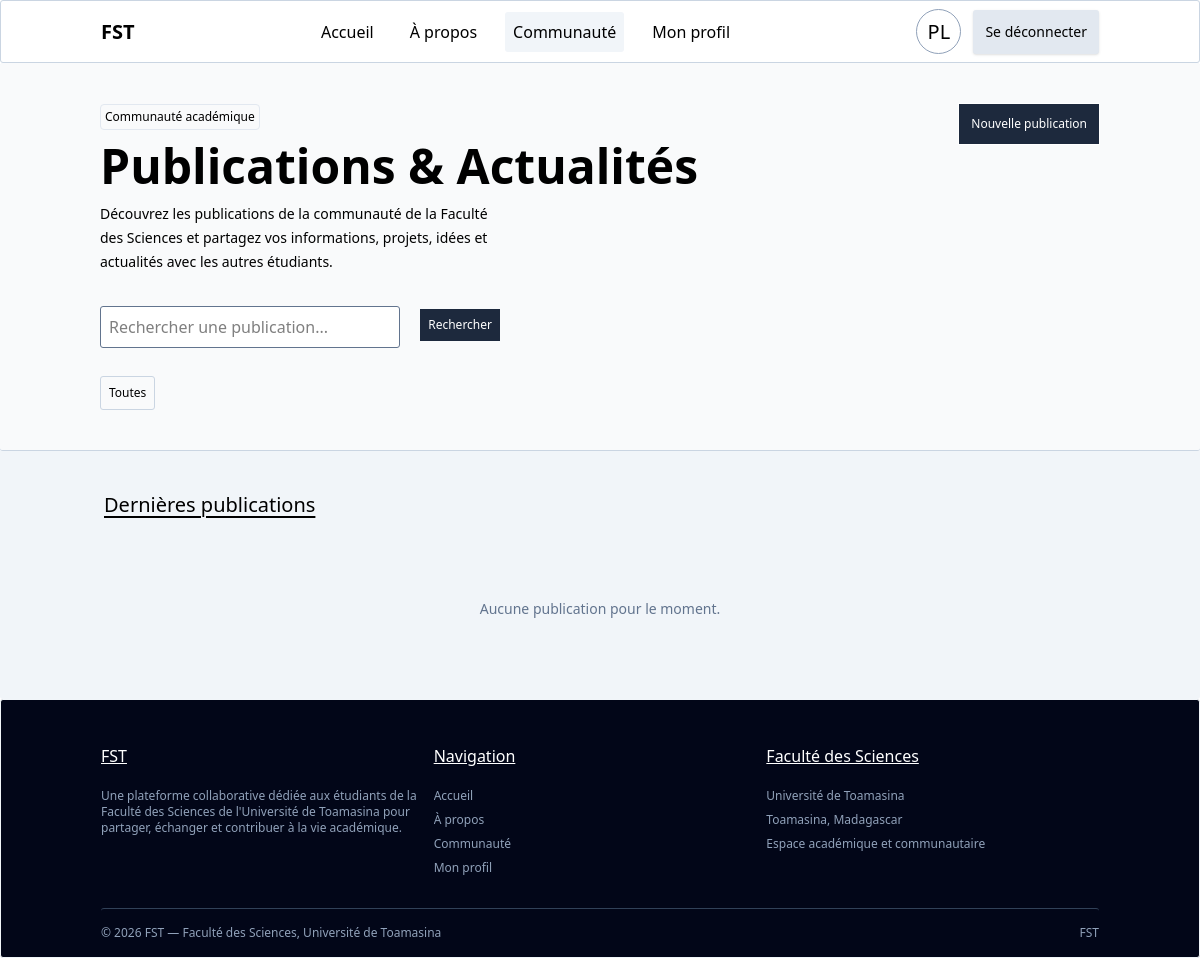
The app's page /blog/?category=1 (signed in), older data.
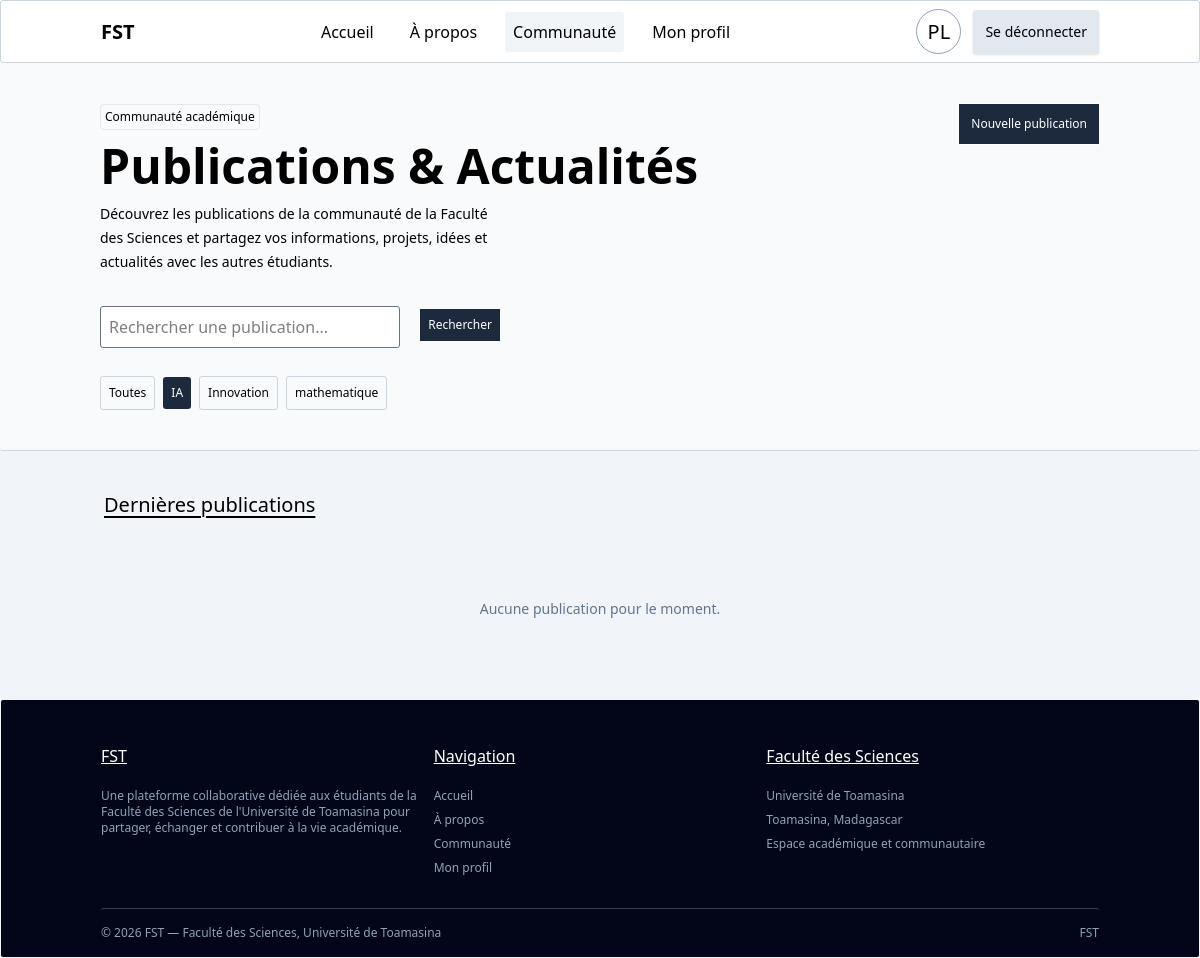
The same page, newer data.
### core/models.py (models this page shows, shortened)
class Category(models.Model):
    name = models.CharField(max_length=100,unique=True)

### core/views/blog.py (the view, shortened to what this page needs)
# urls.py: 2. Add a URL to urlpatterns:  path('blog/', include('blog.urls'))
@login_required
def blog(request):
    categories = Category.objects.all()
    category_id = request.GET.get("category")
    search = request.GET.get("search")
    posts = Post.objects.all()
    if search:
        posts = posts.filter(title__icontains=search) | posts.filter(content__icontains=search)
    if category_id:
        posts = posts.filter(category_id=category_id)
    posts = posts.order_by("-created_at")
    return render(request, 'core/blog/blog.html', {'posts': posts, 'categories': categories})

### core/templates/core/blog/blog.html (shortened to what this page needs)
{% extends 'base.html' %}
{% load static %}
{% block content %}
    <div id="blog" class="grid border-b bg-gray-50 border-slate-300 grid-cols-2">
        <div class="flex py-10 px-25 flex-col gap-3">
            <div>
                <button class="text-xs border border-slate-200 p-1 rounded">
                    Communauté académique
                </button>
            </div>
            <p class="font-extrabold text-5xl whitespace-nowrap">
                Publications & Actualités
            </p>
            <p class="text-sm leading-6">
                Découvrez les publications de la communauté de la Faculté des Sciences et partagez vos informations, projets, idées et actualités avec les autres étudiants.
            </p>
            <form action="{% url 'blog' %}" method="GET" class="flex gap-5 justify-center items-center py-4">
                <input class="mt-1 border bg-white border-slate-500 p-2 w-full" type="text" placeholder="Rechercher une publication..." name="search" value="{{ request.GET.search }}">
                <button type="submit" class="bg-slate-800 text-xs text-white p-2 cursor-pointer">
                    Rechercher
                </button>
            </form>
            <div class="flex gap-2 items-center">
                <a href="{% url 'blog' %}" class="text-xs cursor-pointer p-2 rounded {% if not request.GET.category %}bg-slate-800 text-white{% else %}border border-slate-300{% endif %}">
                    Toutes
                </a>
                {% for category in categories %}
                    <a href="?category={{ category.id }}{% if request.GET.search %}&search={{ request.GET.search }}{% endif %}" class="text-xs cursor-pointer p-2 rounded {% if request.GET.category == category.id|stringformat:'s' %}bg-slate-800 text-white{% else %}border border-slate-300{% endif %}">
                        {{ category.name }}
                    </a>
                {% endfor %}
            </div>
        </div>
        <div class="flex justify-end items-start py-10 px-25">
            <button id="openPostModal" class="border bg-slate-800 p-3 cursor-pointer text-white text-xs">
                Nouvelle publication
            </button>
        </div>
    </div>
    <div id="blog" class="py-5 px-25">
        <div class="my-4">
            <button class="text-xl underline-offset-4 underline p-1 rounded">
                Dernières publications
            </button>
        </div>
        <div class="grid grid-cols-3 gap-5">
            {% for post in posts %}
                <div class="flex flex-col h-60 overflow-hidden rounded gap-3 border shadow-sm border-slate-300 p-5 bg-white">
                    <a href="{% url 'show' post.id %}" class="flex flex-col gap-3">
                        <div class="flex justify-between items-center py-2">
                            <span class="text-xs bg-gray-300 p-1 text-gray-900">
                                {{ post.category.name }}
                            </span>
                            <span class="text-xs">
                                {{ post.created_at|date:"d M Y" }}
                            </span>
                        </div>
                        <p class="font-semibold">
                            {{ post.title|truncatechars:50 }}
                        </p>
                        <p class="text-xs leading-5">
                            {{ post.content|truncatechars:150 }}
                        </p>
                    </a>
                    <div class="flex justify-between items-center border-t border-slate-100 pt-2 mt-auto">
                        <span class="text-xs p-1 border border-slate-200 bg-slate-50">
                            {{ post.user.username }}
                        </span>
                        <div class="flex justify-center gap-2 items-center">
                            <form action="{% url 'react_post' post.id %}" method="POST" class="react-form">
                                {% csrf_token %}
                                <button type="submit" class="flex gap-1 justify-center items-center p-2 rounded cursor-pointer">
                                    {% if request.user in post.reactions.all %}
                                        <img src="{% static 'icons/like_full.svg' %}" class="w-4 h-4 icon-liked">
                                    {% else %}
                                        <img src="{% static 'icons/like.svg' %}" class="w-4 h-4 icon-liked">
                                    {% endif %}
                                    <span class="text-xs reaction-count">
                                        {{ post.reactions.count }}
                                    </span>
                                </button>
                            </form>
                            <a href="{% url 'show' post.id %}">
                                <button type="button" class="flex gap-1 justify-center items-center p-2 rounded cursor-pointer">
                                    <img src="{% static 'icons/comment.svg' %}" class="w-4 h-4">
                                    <span class="text-xs">
                                        {{ post.comments.count }}
                                    </span>
                                </button>
                            </a>
                        </div>
                    </div>
                </div>
            {% empty %}
                <div class="col-span-3 flex justify-center items-center py-15">
                    <p class="text-sm text-slate-500">
                        Aucune publication pour le moment.
                    </p>
                </div>
            {% endfor %}
        </div>
    </div>
{% endblock content %}

### templates/base.html (shortened to what this page needs)
{% load static tailwind_tags %}
<!doctype html>
<html lang="en">
  <head>
    <link rel="stylesheet" href="{% static 'css/app.css' %}" />
    <link rel="stylesheet" href="{% static 'vendor/waves/waves.min.css' %}" />
    <link rel="stylesheet" href="{% static 'vendor/aos/aos.css' %}" />
    {% tailwind_css %} {% block css %}{% endblock css %}
  </head>
  <body>
    <main class="flex min-h-screen flex-col">
      {% include 'includes/header.html' %}
      <section class="content grow bg-slate-100">
        {% block content %} {% endblock content %}
      </section>
      {% include 'includes/footer.html' %}
    </main>
  </body>
</html>

### templates/includes/header.html
<header class="flex justify-between z-4 sticky top-0 bg-white items-center px-25 py-2 border-slate-300 border">
    <a class="font-bold text-xl" href="{% url 'home' %}">
        FST
    </a>
    <nav class="flex gap-5">
        <a class="hover:bg-slate-100 p-2 rounded {% if request.resolver_match.url_name == 'home' %}bg-slate-100{% endif %}" href="{% url 'home' %}">
            Accueil
        </a>
        <a class="hover:bg-slate-100 p-2 rounded {% if request.resolver_match.url_name == 'about' %}bg-slate-100{% endif %}" href="{% url 'about' %}">
            À propos
        </a>
        <a class="hover:bg-slate-100 p-2 rounded {% if request.resolver_match.url_name == 'blog' %}bg-slate-100{% endif %}" href="{% url 'blog' %}">
            Communauté
        </a>
        {% if user.is_authenticated %}
            <a class="hover:bg-slate-100 p-2 rounded {% if request.resolver_match.url_name == 'profile' %}bg-slate-100{% endif %}" href="{% url 'profile' %}">
                Mon profil
            </a>
        {% endif %}
    </nav>
    {% if user.is_authenticated %}
        <div class="flex justify-center gap-3 items-center">
            <button class="text-start text-xl rounded-full border border-slate-400 flex justify-center items-center h-[45px] w-[45px]">
                {{ request.user.username|slice:":2"|upper }}
            </button>
            <a class="bg-slate-200 text-sm transition duration-200 shadow hover:bg-slate-600 hover:text-white p-3" href="{% url 'logout' %}">
                Se déconnecter
            </a>
        </div>
    {% else %}
        <a class="hover:bg-slate-200 text-sm transition duration-200 shadow bg-slate-600 hover:text-black text-white p-3" href="{% url 'login' %}">
            Se connecter
        </a>
    {% endif %}
</header>

### templates/includes/footer.html
<footer class="px-25 bg-slate-950 text-white border border-slate-100">
    <div class="grid py-5 grid-cols-3">
        <div class="flex flex-col gap-2 py-3">
            <p class="underline py-3">
                FST
            </p>
            <p class="max-w-80 text-slate-400 text-xs">
                Une plateforme collaborative dédiée aux étudiants de la Faculté des Sciences de l'Université de Toamasina pour partager, échanger et contribuer à la vie académique.
            </p>
        </div>
        <div class="flex flex-col gap-2 py-3">
            <p class="underline py-3">
                Navigation
            </p>
            <a class="text-slate-400 text-xs" href="{% url 'home' %}">
                Accueil
            </a>
            <a class="text-slate-400 text-xs" href="{% url 'about' %}">
                À propos
            </a>
            <a class="text-slate-400 text-xs" href="{% url 'blog' %}">
                Communauté
            </a>
            {% if user.is_authenticated %}
                <a class="text-slate-400 text-xs" href="{% url 'profile' %}">
                    Mon profil
                </a>
            {% endif %}
        </div>
        <div class="flex flex-col gap-2 py-3">
            <p class="underline py-3">
                Faculté des Sciences
            </p>
            <p class="text-slate-400 text-xs">
                Université de Toamasina
            </p>
            <p class="text-slate-400 text-xs">
                Toamasina, Madagascar
            </p>
            <p class="text-slate-400 text-xs">
                Espace académique et communautaire
            </p>
        </div>
    </div>
    <div class="flex text-slate-400 justify-between py-4 text-xs border-slate-700 border-t">
        <p>
            &copy; 2026 FST  — Faculté des Sciences, Université de Toamasina
        </p>
        <p>
            FST
        </p>
    </div>
</footer>

### static/css/app.css (style rules this page uses)
*:not(button) { border-radius: 3px; }

Row changes from the older to the newer data that the page shows:
added Category: name "IA"
added Category: name "Innovation"
added Category: name "mathematique"
